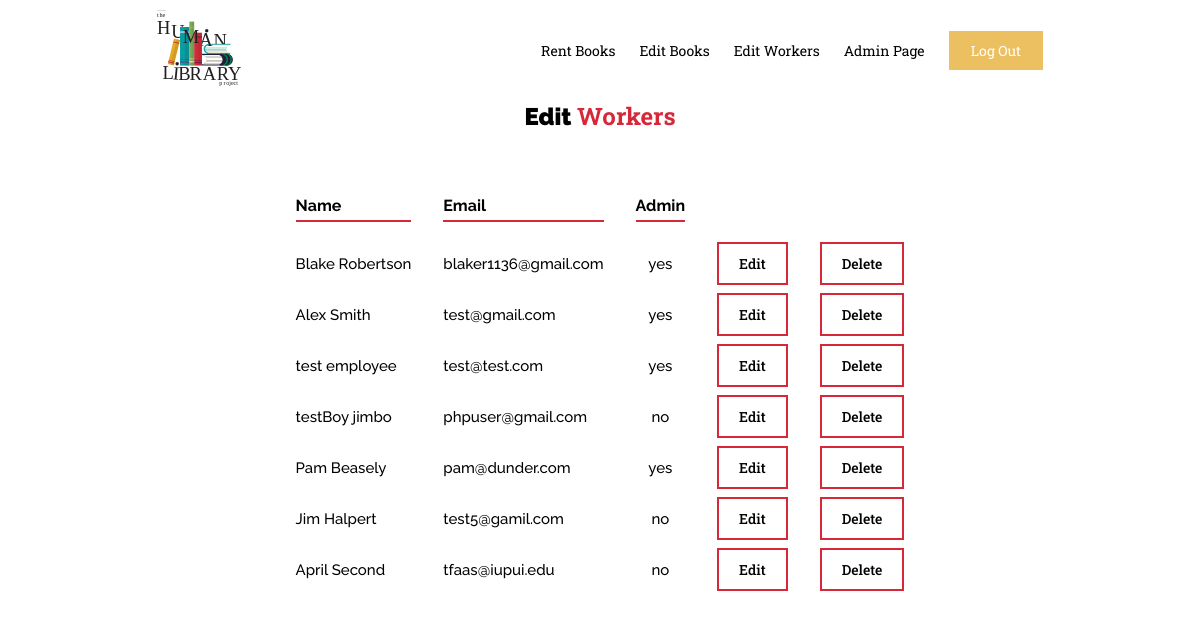
The app's page /editEmployee/edit.php (signed in) with its own data.
### tables this page shows
CREATE TABLE `worker` (
  `workerId` int(3) NOT NULL,
  `firstName` varchar(20) NOT NULL,
  `lastName` varchar(20) NOT NULL,
  `email` varchar(50) NOT NULL,
  `password` varchar(20) NOT NULL,
  `admin` varchar(3) NOT NULL
);

### editEmployee/edit.php (the view, shortened to what this page needs)
<?php
if ($_COOKIE['admin'] === "yes") {
    include_once ABSOLUTE_PATH . '/_includes/header.inc.php';
    include_once ABSOLUTE_PATH . "/_includes/main_nav.inc.php";
    echo "<h2 class='workerName'>" . "<span class='welcome'>" . "Edit " . "</span>" . "Workers" . "</h2>";
}
?>
<?php
$sql = "SELECT * FROM worker";
$workers = $conn->query($sql);
?>
<table class="edit">
    <tr>
        <th>Name</th>
        <th>Email</th>
        <th>Admin</th>
    </tr>
    <?php
    foreach ($workers as $worker) {
        echo "<tr>";
        echo "<td>" . $worker["firstName"] . " " . $worker["lastName"] . "</td>";
        echo "<td>" . $worker["email"] . "</td>";
        echo "<td class='admin-option'>" . $worker["admin"] . "</td>";
        echo "<td class='editBtn'><a href='" . URL_ROOT . "/editEmployee/editEmployee.php?workerId=" .
            $worker["workerId"] . "'>Edit</a>"
            . "</td>";
        echo "<td class='editBtn'>" . "<a href='" . URL_ROOT . "/editEmployee/deleteEmployee_process.php?workerId=" . $worker["workerId"] . "'>Delete</a>" . "</td>";
        echo "</tr>";
    }
    ?>
</table>

### css/style.css (style rules this page uses)
* { padding:0;margin:0 }
body,html { height:100%;width:100% }
h1,h2,h3,h4,h5,h6 { margin-bottom:16px }
.welcome { font-family:Raleway, sans-serif;font-weight:900;color:#000000 }
.workerName { text-align:center;padding-top:100px;padding-bottom:16px;color:#D62839;font-family:Roboto Slab, "sans-serif" }
.edit { display:-webkit-box;display:-ms-flexbox;display:flex;-webkit-box-pack:center;-ms-flex-pack:center;justify-content:center;-webkit-box-align:center;-ms-flex-align:center;align-items:center;border-spacing:2em;font-family:Raleway, "sans-serif" }
.admin-option { text-align:center }
.edit td { font-size:15px;font-weight:500 }
.edit th { text-align:start;border-bottom:2px solid #D62839;padding-bottom:5px;width:auto;border-spacing:2em }
.edit a { text-decoration:none;font-family:Roboto Slab, "sans-serif";font-size:14px;color:black;border:2px #D62839 solid;padding:10px 20px;-webkit-transition:all 0.2s ease-in-out;-o-transition:all 0.2s ease-in-out;transition:all 0.2s ease-in-out }

### records on screen
worker: firstName "Blake", lastName "Robertson", email "blaker1136@gmail.com", admin "yes"
worker: firstName "Alex", lastName "Smith", email "test@gmail.com", admin "yes"
worker: firstName "test", lastName "employee", email "test@test.com", admin "yes"
worker: firstName "testBoy", lastName "jimbo", email "phpuser@gmail.com", admin "no"
worker: firstName "Pam", lastName "Beasely", email "pam@dunder.com", admin "yes"
worker: firstName "Jim", lastName "Halpert", email "test5@gamil.com", admin "no"
worker: firstName "April", lastName "Second", email "tfaas@iupui.edu", admin "no"
